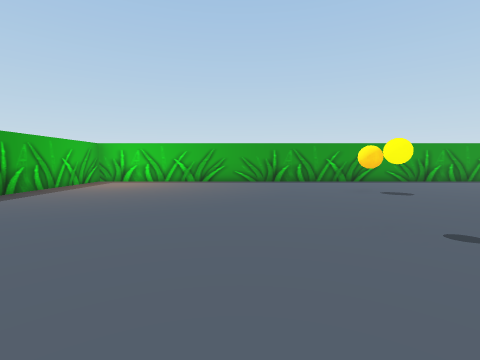
[1] (above)

16 first-person views from a walk through a Unity game level. The camera is 1.3 m above the floor, tilts 4° down and sees 85° across. The floor is counted in squares, 2 m on a side. Each view is taken from the middle of a square. On the plan, view 1 faces up. The plan holds only what a view shows up to about 9 squares ahead; the rest is blank. The player character is not drawn.

[2]
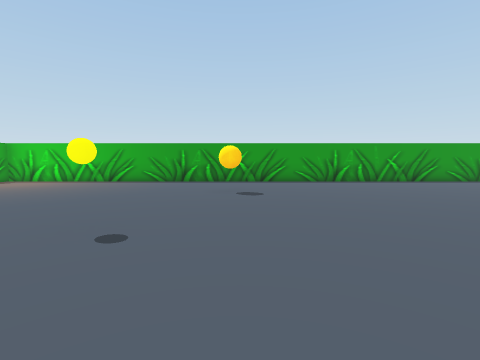

[3]
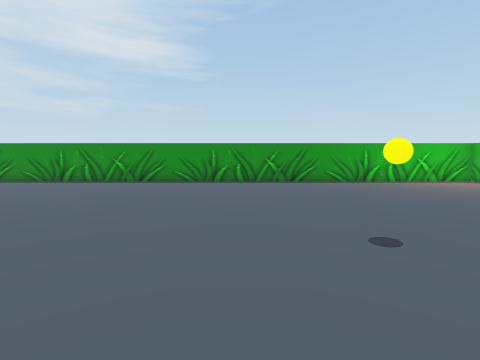

[4]
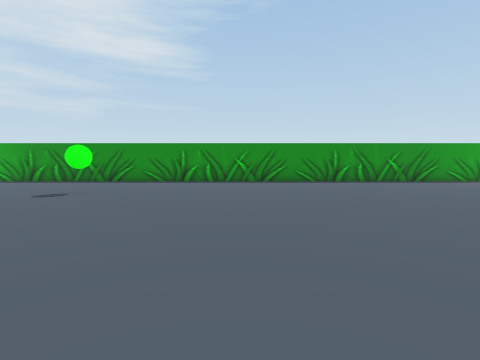

[5]
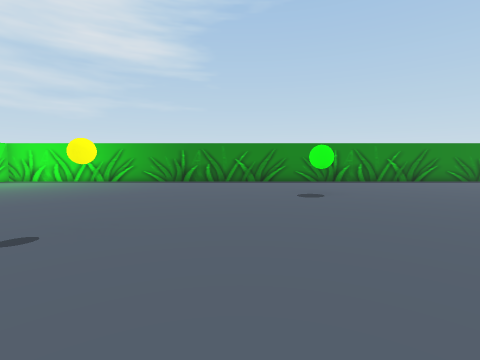

[6]
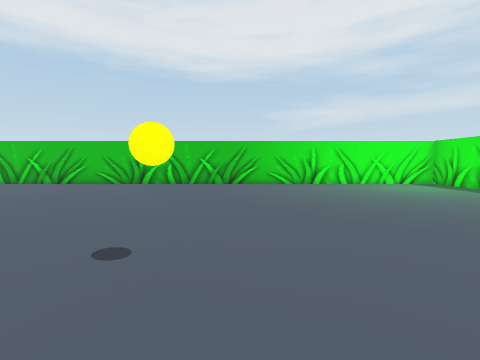

[7]
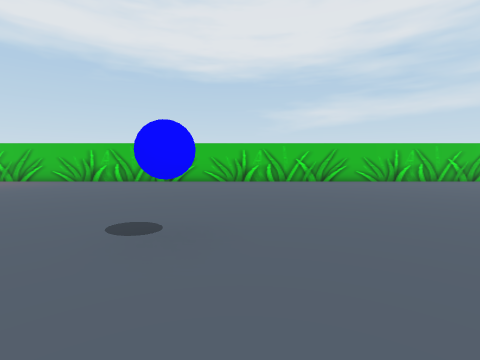

[8]
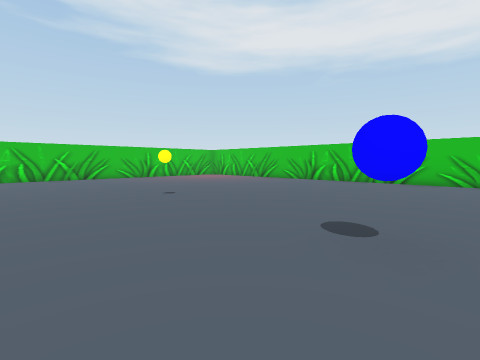

[9]
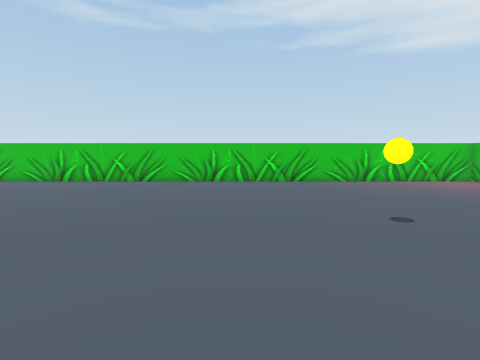

[10]
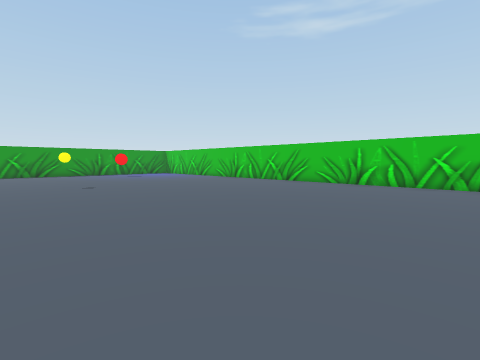

[11]
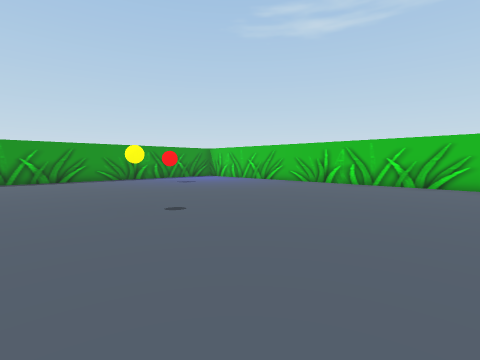

[12]
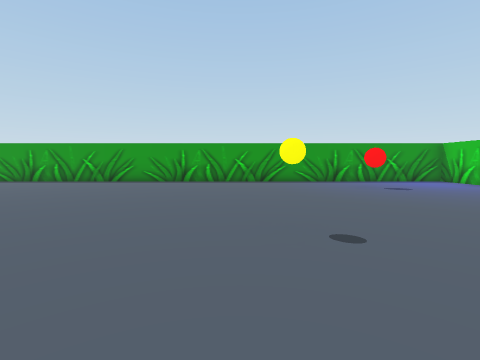

[13]
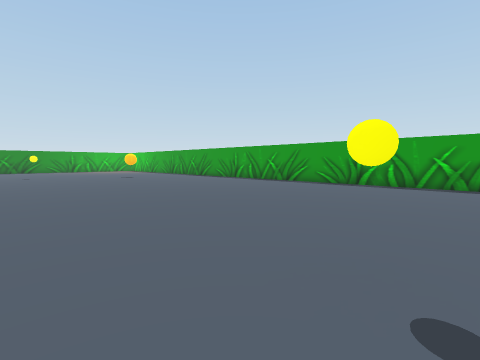

[14]
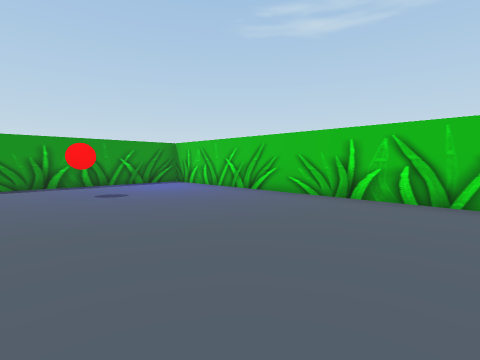

[15]
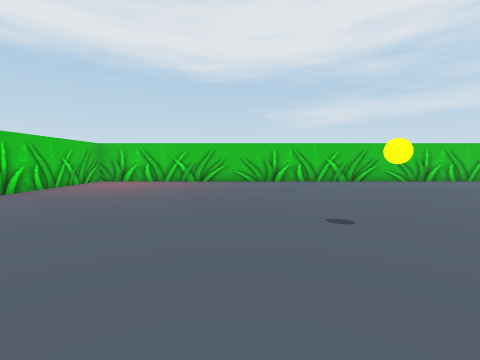

[16]
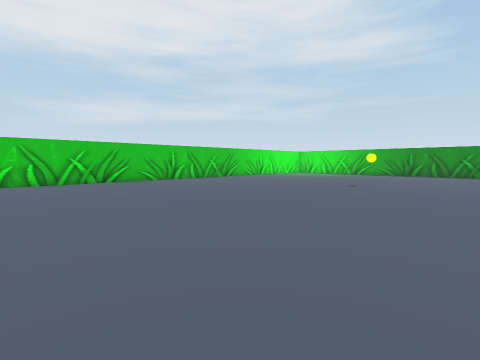

### Floor plan
Points are (right, up) in squares from view 1. A wall is a line through its corners. A room is listed if a view was taken in it or the views show most of it. See-through windows are left out.
Room 1 (views 1, 2, 3, 4, 5, 6, 7, 8, 9, 10, 11, 12, 13, 14, 15, 16)
walls: (-4.6, 8.6) (-4.6, -15.6) (19.6, -15.6) (19.6, 8.6) (-4.6, 8.6)
objects: other object (-1, -6); other object (3, 6); other object (10, -9); other object (16, 7)

Positions as (right, up) in squares from view 1, and headings:
1: (0, 0), facing up
2: (3, 0), facing up
3: (4, 1), facing left
4: (4, -3), facing left
5: (4, -8), facing left
6: (1, -8), facing down
7: (9, -7), facing down
8: (9, -7), facing down-right
9: (11, -8), facing right
10: (12, -5), facing up-right
11: (12, -1), facing up-right
12: (13, 0), facing up
13: (14, 1), facing up-left
14: (15, 1), facing up-right
15: (15, -7), facing down
16: (9, -7), facing down-left
